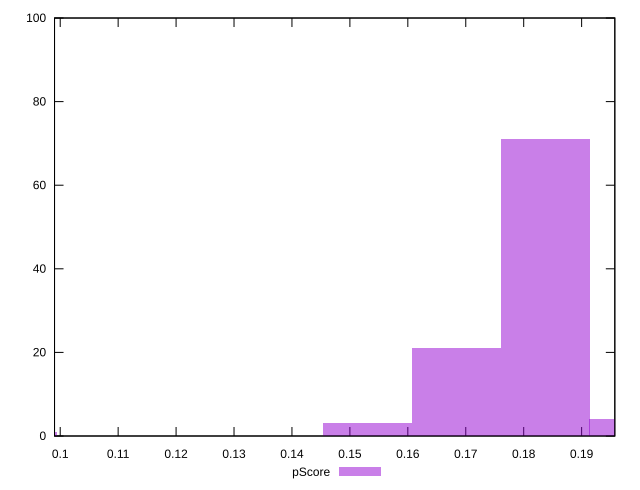

Reproduce this figure in gnuplot.
reset

$pScore <<EOF
0.09185140923446797 1
0.16839425026319127 21
0.1530856820574466 3
0.18370281846893594 71
0.1990113866746806 4
EOF

set key outside below
set boxwidth 0.01530856820574466
set xrange [0.09902043527670268:0.1957279043867558]
set yrange [0:100]
set trange [0:100]
set style fill transparent solid 0.5 noborder
set terminal svg size 640, 490 enhanced background rgb 'white'
set output "report_00020_2021-02-19T21:17:38.612Z2/interactive/samples/pages+cached/pScore/histogram.svg"

plot $pScore title "pScore" with boxes

reset
